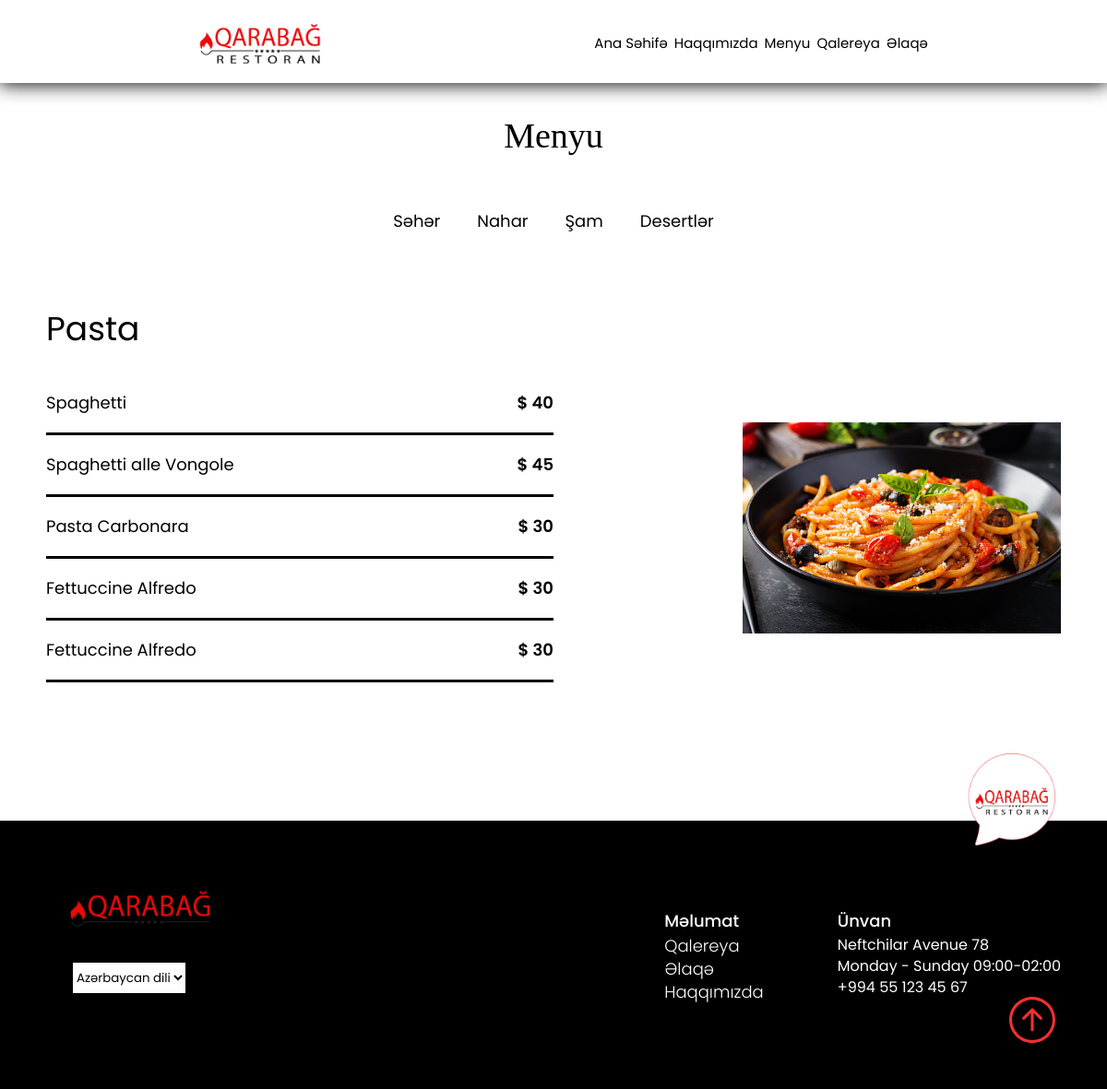
Screenshot of /menu/?category=Şam with the database file from the repository.
### base/models.py (models this page shows, shortened)
class Category(models.Model):
    Categories=(('Səhər','səhər'),('Nahar','nahar'), ('Şam','şam'),
    ('Desertlər','desertlər'))
    category = models.CharField(max_length=10, choices=Categories)
    def __str__(self):
        return self.category

class Menu(models.Model):
    name=models.CharField(max_length=100,blank=False,null=False)
    category=models.ForeignKey(Category, on_delete=models.SET_NULL, null=True)
    image=models.ImageField(default='img/menu1.png',blank=True, null=True)
    date_posted=models.DateTimeField(default=timezone.now)

class Menu_category(models.Model):
    name=models.CharField(max_length=100,blank=False,null=False)
    category=models.ForeignKey(Menu, on_delete=models.SET_NULL,
     related_name='menu_food',
    null=True)
    price=models.IntegerField()

### base/views.py (the view, shortened to what this page needs)
# urls.py: path('menu/',views.menu, name='menu'),
def menu(request):
    language='az'
    translation.activate(language)
    category=request.GET.get('category')
    if(category==None):
        menu=Menu.objects.all()
    else:
        menu=Menu.objects.filter(category__category=category)
    categories=Category.objects.all()
    return render(request,'menu.html',{'menu':menu, 'categories': categories})

### base/templates/menu.html (shortened to what this page needs)
{% extends 'base.html' %}
{% load static %}
{% load i18n %}
  {% block content %}
    <div class="menu">
        <div class="container">
            <div class="menu__content">
                <h2 class="menu__title">{% trans 'Menu' %}</h2>
                <nav class="menu__nav">
                    <ul class="menu__list">
                        {% for category in categories %}
                        <li class="menu__item">
                        <a href="{% url 'menu' %}?category={{category}}">{{category}}</a>
                        </li>
                       {% endfor %}
                    </ul>
                </nav>
            </div>
        </div>
                {% for m in menu %}
                {% if forloop.counter|divisibleby:2 is False %}
                <div class="menu__card">
                    <div class="container" id="sam">
                        <h2 class="menu__card-title" >{{m.name}}</h2>
                        <div class="menu__card-content">
                            <div class="menu__card-left">
                                <ul class="menu__card-list">
                               {% for food in m.menu_food.all %}
                                    <li class="menu__card-item">
                                        <p> {{food.name}}</p>
                                        <h3>$ {{food.price}}</h3>
                                    </li>
                                    {% endfor %}
                                </ul>
                            </div>
                            <img src="{{m.image.url}}" alt="">
                        </div>
                    </div>
                </div>
{% endif %}
{% endfor %}
</div>
{% endblock content %}

### base/static/style/index.css (style rules this page uses)
* { box-sizing: border-box; font-family: Georgia, 'Times New Roman', Times, serif; }
.container { max-width: 1130px; padding: 0 15px; margin: 0 auto; }
body { font-family: 'Poppins', sans-serif; }
.menu { text-align: center; width: 100%; padding: 128px 0 90px; }
.menu__title { font-weight: 500; font-size: 38px; color: #000; margin-bottom: 30px; font-family: 'Times New Roman', Times, serif; }
.menu__nav { display: flex; justify-content: center; padding: 20px 0; }
.menu__list { display: flex; }
.menu__item { padding: 0 20px; }
.menu__item a { font-family: 'Poppins'; font-style: normal; font-weight: 400; font-size: 18px; line-height: 48px; color: #000000; text-decoration: none; }
.menu__card { padding: 25px 0 60px; }
.menu__card-title { font-family: 'Poppins'; font-style: normal; font-weight: 400; font-size: 36px; line-height: 96px; color: #000000; text-align: left; }
.menu__card-content { display: flex; align-items: center; justify-content: space-between; }
.menu__card-content img { width: 345px; }
.menu__card-left { width: 50%; }
.menu__card-item { display: flex; justify-content: space-between; padding: 8px 0; border-bottom: 3px solid #000000; }
.menu__card-item p { font-family: 'Poppins'; font-style: normal; font-weight: 400; font-size: 18px; line-height: 48px; color: #000000; }
.menu__card-item h3 { font-family: 'Poppins'; font-style: normal; font-weight: 600; font-size: 18px; line-height: 48px; color: #000000; }

### rows the page displays
Category: category "Səhər"
Category: category "Nahar"
Category: category "Şam"
Category: category "Desertlər"
Menu: name "Pasta", image (picture)
Menu_category: name "Spaghetti", price "40"
Menu_category: name "Spaghetti alle Vongole", price "45"
Menu_category: name "Pasta Carbonara", price "30"
Menu_category: name "Fettuccine Alfredo", price "30"
Menu_category: name "Fettuccine Alfredo", price "30"
